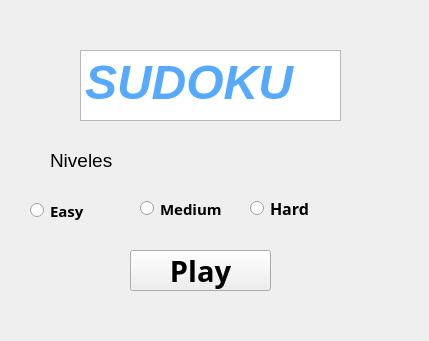
<?xml version="1.0" encoding="UTF-8"?>
<ui version="4.0">
 <class>principal</class>
 <widget class="QMainWindow" name="principal">
  <property name="geometry">
   <rect>
    <x>0</x>
    <y>0</y>
    <width>429</width>
    <height>341</height>
   </rect>
  </property>
  <property name="windowTitle">
   <string>MainWindow</string>
  </property>
  <property name="styleSheet">
   <string notr="true"/>
  </property>
  <widget class="QWidget" name="centralwidget">
   <widget class="QRadioButton" name="rb_easy">
    <property name="geometry">
     <rect>
      <x>30</x>
      <y>200</y>
      <width>71</width>
      <height>21</height>
     </rect>
    </property>
    <property name="font">
     <font>
      <family>Andalus</family>
      <pointsize>11</pointsize>
      <weight>75</weight>
      <bold>true</bold>
     </font>
    </property>
    <property name="styleSheet">
     <string notr="true"/>
    </property>
    <property name="text">
     <string>Easy</string>
    </property>
   </widget>
   <widget class="QRadioButton" name="rb_medium">
    <property name="geometry">
     <rect>
      <x>140</x>
      <y>200</y>
      <width>82</width>
      <height>17</height>
     </rect>
    </property>
    <property name="font">
     <font>
      <family>Andalus</family>
      <pointsize>11</pointsize>
      <weight>75</weight>
      <bold>true</bold>
     </font>
    </property>
    <property name="styleSheet">
     <string notr="true"/>
    </property>
    <property name="text">
     <string>Medium</string>
    </property>
   </widget>
   <widget class="QRadioButton" name="rb_hard">
    <property name="geometry">
     <rect>
      <x>250</x>
      <y>200</y>
      <width>82</width>
      <height>17</height>
     </rect>
    </property>
    <property name="font">
     <font>
      <family>Andalus</family>
      <pointsize>12</pointsize>
      <weight>75</weight>
      <bold>true</bold>
     </font>
    </property>
    <property name="styleSheet">
     <string notr="true"/>
    </property>
    <property name="text">
     <string>Hard</string>
    </property>
   </widget>
   <widget class="QPushButton" name="pb_play">
    <property name="geometry">
     <rect>
      <x>130</x>
      <y>250</y>
      <width>141</width>
      <height>41</height>
     </rect>
    </property>
    <property name="font">
     <font>
      <family>Andalus</family>
      <pointsize>22</pointsize>
      <weight>75</weight>
      <bold>true</bold>
     </font>
    </property>
    <property name="styleSheet">
     <string notr="true">radio-button:10px;</string>
    </property>
    <property name="text">
     <string>Play</string>
    </property>
   </widget>
   <widget class="QLabel" name="label">
    <property name="geometry">
     <rect>
      <x>50</x>
      <y>150</y>
      <width>121</width>
      <height>21</height>
     </rect>
    </property>
    <property name="font">
     <font>
      <pointsize>14</pointsize>
     </font>
    </property>
    <property name="text">
     <string>Niveles</string>
    </property>
   </widget>
   <widget class="QTextEdit" name="textEdit">
    <property name="geometry">
     <rect>
      <x>80</x>
      <y>50</y>
      <width>261</width>
      <height>71</height>
     </rect>
    </property>
    <property name="html">
     <string>&lt;!DOCTYPE HTML PUBLIC &quot;-//W3C//DTD HTML 4.0//EN&quot; &quot;http://www.w3.org/TR/REC-html40/strict.dtd&quot;&gt;
&lt;html&gt;&lt;head&gt;&lt;meta name=&quot;qrichtext&quot; content=&quot;1&quot; /&gt;&lt;style type=&quot;text/css&quot;&gt;
p, li { white-space: pre-wrap; }
&lt;/style&gt;&lt;/head&gt;&lt;body style=&quot; font-family:'MS Shell Dlg 2'; font-size:8.25pt; font-weight:400; font-style:normal;&quot;&gt;
&lt;p style=&quot; margin-top:0px; margin-bottom:0px; margin-left:0px; margin-right:0px; -qt-block-indent:0; text-indent:0px;&quot;&gt;&lt;span style=&quot; font-size:36pt; font-weight:600; font-style:italic; color:#55aaff;&quot;&gt;SUDOKU&lt;/span&gt;&lt;/p&gt;&lt;/body&gt;&lt;/html&gt;</string>
    </property>
   </widget>
  </widget>
 </widget>
 <resources/>
 <connections/>
</ui>
